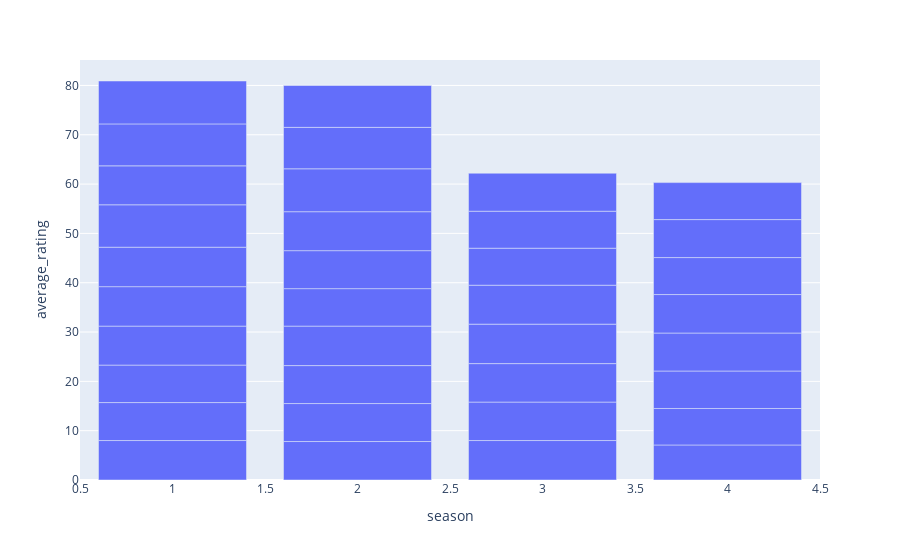

Notebook code for this chart:
### Markdown cell above
Question 8 -
Using the data from Question 5, write code the analyze the data and answer the following questions Note -
1. Draw plots to demonstrate the analysis for the following questions and better visualizations
2. Write code comments wherever required for code understanding

### Code cell
#total avg rating and plot a graph between season and avg_rating
sum=0
for i in range(len(extracted_data)):
    sum+=extracted_data[i]['average_rating']
print("total average rating= ",round(sum/len(extracted_data), 2))
# Using plotly.express
df = extracted_data
fig = px.bar(df, x='season', y="average_rating")
fig.show()

### Figure 1 — Plotly figure (JSON) as saved in the notebook; plotly's stock layout.template omitted (floating-point values rounded to 4 significant figures)
{"data": [{"alignmentgroup": "True", "hovertemplate": "season=%{x}<br>average_rating=%{y}<extra></extra>", "legendgroup": "", "marker": {"color": "#636efa", "pattern": {"shape": ""}}, "name": "", "offsetgroup": "", "orientation": "v", "showlegend": false, "textposition": "auto", "type": "bar", "x": [1, 1, 1, 1, 1, 1, 1, 1, 1, 1, 2, 2, 2, 2, 2, 2, 2, 2, 2, 2, 3, 3, 3, 3, 3, 3, 3, 3, 4, 4, 4, 4, 4, 4, 4, 4], "xaxis": "x", "y": [8, 7.7, 7.6, 7.9, 8, 8, 8.6, 7.9, 8.5, 8.7, 7.8, 7.7, 7.7, 8, 7.6, 7.7, 7.9, 8.7, 8.4, 8.5, 8, 7.8, 7.8, 8, 7.9, 7.5, 7.5, 7.7, 7.1, 7.4, 7.6, 7.7, 7.8, 7.5, 7.7, 7.5], "yaxis": "y"}], "layout": {"barmode": "relative", "legend": {"tracegroupgap": 0}, "margin": {"t": 60}, "xaxis": {"anchor": "y", "domain": [0, 1], "title": {"text": "season"}}, "yaxis": {"anchor": "x", "domain": [0, 1], "title": {"text": "average_rating"}}}}
